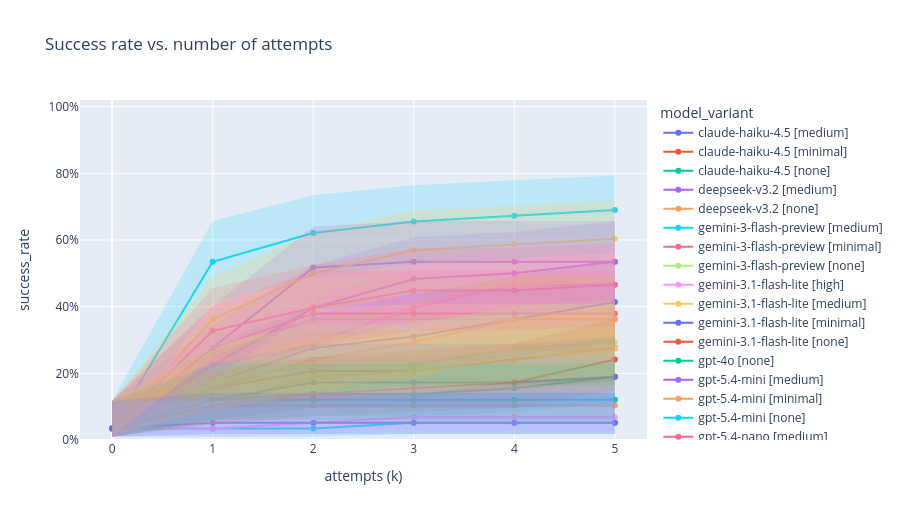

The notebook cell saved with this chart:
### Code cell
def line_with_error_band(df: pd.DataFrame, x: str, y: str, lower: str, upper: str, color: str, title: str) -> go.Figure:
    fig = px.line(df, x=x, y=y, color=color, markers=True, title=title)
    for trace in list(fig.data):
        sub = df[df[color] == trace.name].sort_values(x)
        xs = sub[x].to_list()
        ys_upper = sub[upper].clip(upper=1.0).to_list()
        ys_lower = sub[lower].clip(lower=0.0).to_list()
        rgb = trace.line.color.lstrip("#")
        r, g, b = (int(rgb[i : i + 2], 16) for i in (0, 2, 4))
        fig.add_trace(
            go.Scatter(
                x=xs + xs[::-1],
                y=ys_upper + ys_lower[::-1],
                fill="toself",
                fillcolor=f"rgba({r},{g},{b},0.2)",
                line=dict(color="rgba(255,255,255,0)"),
                hoverinfo="skip",
                showlegend=False,
                legendgroup=trace.name,
            )
        )
    fig.update_layout(yaxis_tickformat=",.0%", yaxis_range=[0, 1.02], width=900, height=520)
    return fig


fig = line_with_error_band(
    budget_df,
    x="budget",
    y="success_rate",
    lower="ci_low",
    upper="ci_high",
    color="model_variant",
    title="Success rate vs. number of attempts",
)
fig.update_xaxes(dtick=1, title="attempts (k)")
fig.write_image(PLOTS_DIR / "03_success_rate_vs_attempts.png", scale=2)
fig.show()

### Figure 1 — Plotly figure (JSON) as saved in the notebook; plotly's stock layout.template omitted (floating-point values rounded to 4 significant figures)
{"data": [{"hovertemplate": "model_variant=claude-haiku-4.5 [medium]<br>budget=%{x}<br>success_rate=%{y}<extra></extra>", "legendgroup": "claude-haiku-4.5 [medium]", "line": {"color": "#636efa", "dash": "solid"}, "marker": {"symbol": "circle"}, "mode": "lines+markers", "name": "claude-haiku-4.5 [medium]", "orientation": "v", "showlegend": true, "type": "scatter", "x": [0, 1, 2, 3, 4, 5], "xaxis": "x", "y": [0.03448, 0.1724, 0.2759, 0.3103, 0.3621, 0.4138], "yaxis": "y"}, {"hovertemplate": "model_variant=claude-haiku-4.5 [minimal]<br>budget=%{x}<br>success_rate=%{y}<extra></extra>", "legendgroup": "claude-haiku-4.5 [minimal]", "line": {"color": "#EF553B", "dash": "solid"}, "marker": {"symbol": "circle"}, "mode": "lines+markers", "name": "claude-haiku-4.5 [minimal]", "orientation": "v", "showlegend": true, "type": "scatter", "x": [0, 1, 2, 3, 4, 5], "xaxis": "x", "y": [0.03448, 0.1552, 0.2069, 0.2069, 0.2414, 0.2759], "yaxis": "y"}, {"hovertemplate": "model_variant=claude-haiku-4.5 [none]<br>budget=%{x}<br>success_rate=%{y}<extra></extra>", "legendgroup": "claude-haiku-4.5 [none]", "line": {"color": "#00cc96", "dash": "solid"}, "marker": {"symbol": "circle"}, "mode": "lines+markers", "name": "claude-haiku-4.5 [none]", "orientation": "v", "showlegend": true, "type": "scatter", "x": [0, 1, 2, 3, 4, 5], "xaxis": "x", "y": [0.03448, 0.1207, 0.1379, 0.1379, 0.1552, 0.1897], "yaxis": "y"}, {"hovertemplate": "model_variant=deepseek-v3.2 [medium]<br>budget=%{x}<br>success_rate=%{y}<extra></extra>", "legendgroup": "deepseek-v3.2 [medium]", "line": {"color": "#ab63fa", "dash": "solid"}, "marker": {"symbol": "circle"}, "mode": "lines+markers", "name": "deepseek-v3.2 [medium]", "orientation": "v", "showlegend": true, "type": "scatter", "x": [0, 1, 2, 3, 4, 5], "xaxis": "x", "y": [0.03448, 0.2241, 0.3966, 0.4828, 0.5, 0.5345], "yaxis": "y"}, {"hovertemplate": "model_variant=deepseek-v3.2 [none]<br>budget=%{x}<br>success_rate=%{y}<extra></extra>", "legendgroup": "deepseek-v3.2 [none]", "line": {"color": "#FFA15A", "dash": "solid"}, "marker": {"symbol": "circle"}, "mode": "lines+markers", "name": "deepseek-v3.2 [none]", "orientation": "v", "showlegend": true, "type": "scatter", "x": [0, 1, 2, 3, 4, 5], "xaxis": "x", "y": [0.03448, 0.1034, 0.1034, 0.1034, 0.1034, 0.1034], "yaxis": "y"}, {"hovertemplate": "model_variant=gemini-3-flash-preview [medium]<br>budget=%{x}<br>success_rate=%{y}<extra></extra>", "legendgroup": "gemini-3-flash-preview [medium]", "line": {"color": "#19d3f3", "dash": "solid"}, "marker": {"symbol": "circle"}, "mode": "lines+markers", "name": "gemini-3-flash-preview [medium]", "orientation": "v", "showlegend": true, "type": "scatter", "x": [0, 1, 2, 3, 4, 5], "xaxis": "x", "y": [0.03448, 0.5345, 0.6207, 0.6552, 0.6724, 0.6897], "yaxis": "y"}, {"hovertemplate": "model_variant=gemini-3-flash-preview [minimal]<br>budget=%{x}<br>success_rate=%{y}<extra></extra>", "legendgroup": "gemini-3-flash-preview [minimal]", "line": {"color": "#FF6692", "dash": "solid"}, "marker": {"symbol": "circle"}, "mode": "lines+markers", "name": "gemini-3-flash-preview [minimal]", "orientation": "v", "showlegend": true, "type": "scatter", "x": [0, 1, 2, 3, 4, 5], "xaxis": "x", "y": [0.03448, 0.2759, 0.3793, 0.3793, 0.3793, 0.3793], "yaxis": "y"}, {"hovertemplate": "model_variant=gemini-3-flash-preview [none]<br>budget=%{x}<br>success_rate=%{y}<extra></extra>", "legendgroup": "gemini-3-flash-preview [none]", "line": {"color": "#B6E880", "dash": "solid"}, "marker": {"symbol": "circle"}, "mode": "lines+markers", "name": "gemini-3-flash-preview [none]", "orientation": "v", "showlegend": true, "type": "scatter", "x": [0, 1, 2, 3, 4, 5], "xaxis": "x", "y": [0.03448, 0.2586, 0.3621, 0.3621, 0.3621, 0.3621], "yaxis": "y"}, {"hovertemplate": "model_variant=gemini-3.1-flash-lite [high]<br>budget=%{x}<br>success_rate=%{y}<extra></extra>", "legendgroup": "gemini-3.1-flash-lite [high]", "line": {"color": "#FF97FF", "dash": "solid"}, "marker": {"symbol": "circle"}, "mode": "lines+markers", "name": "gemini-3.1-flash-lite [high]", "orientation": "v", "showlegend": true, "type": "scatter", "x": [0, 1, 2, 3, 4, 5], "xaxis": "x", "y": [0.03448, 0.1897, 0.2931, 0.3966, 0.4655, 0.4655], "yaxis": "y"}, {"hovertemplate": "model_variant=gemini-3.1-flash-lite [medium]<br>budget=%{x}<br>success_rate=%{y}<extra></extra>", "legendgroup": "gemini-3.1-flash-lite [medium]", "line": {"color": "#FECB52", "dash": "solid"}, "marker": {"symbol": "circle"}, "mode": "lines+markers", "name": "gemini-3.1-flash-lite [medium]", "orientation": "v", "showlegend": true, "type": "scatter", "x": [0, 1, 2, 3, 4, 5], "xaxis": "x", "y": [0.03448, 0.1034, 0.1897, 0.2069, 0.2414, 0.2759], "yaxis": "y"}, {"hovertemplate": "model_variant=gemini-3.1-flash-lite [minimal]<br>budget=%{x}<br>success_rate=%{y}<extra></extra>", "legendgroup": "gemini-3.1-flash-lite [minimal]", "line": {"color": "#636efa", "dash": "solid"}, "marker": {"symbol": "circle"}, "mode": "lines+markers", "name": "gemini-3.1-flash-lite [minimal]", "orientation": "v", "showlegend": true, "type": "scatter", "x": [0, 1, 2, 3, 4, 5], "xaxis": "x", "y": [0.03448, 0.1207, 0.1724, 0.1724, 0.1724, 0.1897], "yaxis": "y"}, {"hovertemplate": "model_variant=gemini-3.1-flash-lite [none]<br>budget=%{x}<br>success_rate=%{y}<extra></extra>", "legendgroup": "gemini-3.1-flash-lite [none]", "line": {"color": "#EF553B", "dash": "solid"}, "marker": {"symbol": "circle"}, "mode": "lines+markers", "name": "gemini-3.1-flash-lite [none]", "orientation": "v", "showlegend": true, "type": "scatter", "x": [0, 1, 2, 3, 4, 5], "xaxis": "x", "y": [0.03448, 0.1034, 0.1379, 0.1552, 0.1724, 0.2414], "yaxis": "y"}, {"hovertemplate": "model_variant=gpt-4o [none]<br>budget=%{x}<br>success_rate=%{y}<extra></extra>", "legendgroup": "gpt-4o [none]", "line": {"color": "#00cc96", "dash": "solid"}, "marker": {"symbol": "circle"}, "mode": "lines+markers", "name": "gpt-4o [none]", "orientation": "v", "showlegend": true, "type": "scatter", "x": [0, 1, 2, 3, 4, 5], "xaxis": "x", "y": [0.03448, 0.1207, 0.1207, 0.1207, 0.1207, 0.1207], "yaxis": "y"}, {"hovertemplate": "model_variant=gpt-5.4-mini [medium]<br>budget=%{x}<br>success_rate=%{y}<extra></extra>", "legendgroup": "gpt-5.4-mini [medium]", "line": {"color": "#ab63fa", "dash": "solid"}, "marker": {"symbol": "circle"}, "mode": "lines+markers", "name": "gpt-5.4-mini [medium]", "orientation": "v", "showlegend": true, "type": "scatter", "x": [0, 1, 2, 3, 4, 5], "xaxis": "x", "y": [0.03448, 0.2759, 0.5172, 0.5345, 0.5345, 0.5345], "yaxis": "y"}, {"hovertemplate": "model_variant=gpt-5.4-mini [minimal]<br>budget=%{x}<br>success_rate=%{y}<extra></extra>", "legendgroup": "gpt-5.4-mini [minimal]", "line": {"color": "#FFA15A", "dash": "solid"}, "marker": {"symbol": "circle"}, "mode": "lines+markers", "name": "gpt-5.4-mini [minimal]", "orientation": "v", "showlegend": true, "type": "scatter", "x": [0, 1, 2, 3, 4, 5], "xaxis": "x", "y": [0.03448, 0.1552, 0.2414, 0.2931, 0.3621, 0.3621], "yaxis": "y"}, {"hovertemplate": "model_variant=gpt-5.4-mini [none]<br>budget=%{x}<br>success_rate=%{y}<extra></extra>", "legendgroup": "gpt-5.4-mini [none]", "line": {"color": "#19d3f3", "dash": "solid"}, "marker": {"symbol": "circle"}, "mode": "lines+markers", "name": "gpt-5.4-mini [none]", "orientation": "v", "showlegend": true, "type": "scatter", "x": [0, 1, 2, 3, 4, 5], "xaxis": "x", "y": [0.03448, 0.03448, 0.03448, 0.05172, 0.05172, 0.05172], "yaxis": "y"}, {"hovertemplate": "model_variant=gpt-5.4-nano [medium]<br>budget=%{x}<br>success_rate=%{y}<extra></extra>", "legendgroup": "gpt-5.4-nano [medium]", "line": {"color": "#FF6692", "dash": "solid"}, "marker": {"symbol": "circle"}, "mode": "lines+markers", "name": "gpt-5.4-nano [medium]", "orientation": "v", "showlegend": true, "type": "scatter", "x": [0, 1, 2, 3, 4, 5], "xaxis": "x", "y": [0.03448, 0.3276, 0.3966, 0.4483, 0.4483, 0.4655], "yaxis": "y"}, {"hovertemplate": "model_variant=gpt-5.4-nano [minimal]<br>budget=%{x}<br>success_rate=%{y}<extra></extra>", "legendgroup": "gpt-5.4-nano [minimal]", "line": {"color": "#B6E880", "dash": "solid"}, "marker": {"symbol": "circle"}, "mode": "lines+markers", "name": "gpt-5.4-nano [minimal]", "orientation": "v", "showlegend": true, "type": "scatter", "x": [0, 1, 2, 3, 4, 5], "xaxis": "x", "y": [0.03448, 0.1724, 0.2241, 0.2241, 0.2759, 0.2931], "yaxis": "y"}, {"hovertemplate": "model_variant=gpt-5.4-nano [none]<br>budget=%{x}<br>success_rate=%{y}<extra></extra>", "legendgroup": "gpt-5.4-nano [none]", "line": {"color": "#FF97FF", "dash": "solid"}, "marker": {"symbol": "circle"}, "mode": "lines+markers", "name": "gpt-5.4-nano [none]", "orientation": "v", "showlegend": true, "type": "scatter", "x": [0, 1, 2, 3, 4, 5], "xaxis": "x", "y": [0.03448, 0.03448, 0.05172, 0.06897, 0.06897, 0.06897], "yaxis": "y"}, {"hovertemplate": "model_variant=grok-4.1-fast [medium]<br>budget=%{x}<br>success_rate=%{y}<extra></extra>", "legendgroup": "grok-4.1-fast [medium]", "line": {"color": "#FECB52", "dash": "solid"}, "marker": {"symbol": "circle"}, "mode": "lines+markers", "name": "grok-4.1-fast [medium]", "orientation": "v", "showlegend": true, "type": "scatter", "x": [0, 1, 2, 3, 4, 5], "xaxis": "x", "y": [0.03448, 0.3621, 0.5, 0.569, 0.5862, 0.6034], "yaxis": "y"}, {"hovertemplate": "model_variant=grok-4.1-fast [none]<br>budget=%{x}<br>success_rate=%{y}<extra></extra>", "legendgroup": "grok-4.1-fast [none]", "line": {"color": "#636efa", "dash": "solid"}, "marker": {"symbol": "circle"}, "mode": "lines+markers", "name": "grok-4.1-fast [none]", "orientation": "v", "showlegend": true, "type": "scatter", "x": [0, 1, 2, 3, 4, 5], "xaxis": "x", "y": [0.03448, 0.05172, 0.05172, 0.05172, 0.05172, 0.05172], "yaxis": "y"}, {"fill": "toself", "fillcolor": "rgba(99,110,250,0.2)", "hoverinfo": "skip", "legendgroup": "claude-haiku-4.5 [medium]", "line": {"color": "rgba(255,255,255,0)"}, "showlegend": false, "type": "scatter", "x": [0, 1, 2, 3, 4, 5, 5, 4, 3, 2, 1, 0], "y": [0.1173, 0.2891, 0.402, 0.438, 0.4907, 0.542, 0.2963, 0.2505, 0.2062, 0.1775, 0.09644, 0.009508]}, {"fill": "toself", "fillcolor": "rgba(239,85,59,0.2)", "hoverinfo": "skip", "legendgroup": "claude-haiku-4.5 [minimal]", "line": {"color": "rgba(255,255,255,0)"}, "showlegend": false, "type": "scatter", "x": [0, 1, 2, 3, 4, 5, 5, 4, 3, 2, 1, 0], "y": [0.1173, 0.2693, 0.3277, 0.3277, 0.3653, 0.402, 0.1775, 0.1496, 0.1225, 0.1225, 0.08384, 0.009508]}, {"fill": "toself", "fillcolor": "rgba(0,204,150,0.2)", "hoverinfo": "skip", "legendgroup": "claude-haiku-4.5 [none]", "line": {"color": "rgba(255,255,255,0)"}, "showlegend": false, "type": "scatter", "x": [0, 1, 2, 3, 4, 5, 5, 4, 3, 2, 1, 0], "y": [0.1173, 0.2288, 0.2493, 0.2493, 0.2693, 0.3085, 0.1093, 0.08384, 0.07158, 0.07158, 0.05971, 0.009508]}, {"fill": "toself", "fillcolor": "rgba(171,99,250,0.2)", "hoverinfo": "skip", "legendgroup": "deepseek-v3.2 [medium]", "line": {"color": "rgba(255,255,255,0)"}, "showlegend": false, "type": "scatter", "x": [0, 1, 2, 3, 4, 5, 5, 4, 3, 2, 1, 0], "y": [0.1173, 0.3466, 0.5251, 0.6084, 0.6246, 0.6567, 0.408, 0.3754, 0.3593, 0.2809, 0.1359, 0.009508]}, {"fill": "toself", "fillcolor": "rgba(255,161,90,0.2)", "hoverinfo": "skip", "legendgroup": "deepseek-v3.2 [none]", "line": {"color": "rgba(255,255,255,0)"}, "showlegend": false, "type": "scatter", "x": [0, 1, 2, 3, 4, 5, 5, 4, 3, 2, 1, 0], "y": [0.1173, 0.2079, 0.2079, 0.2079, 0.2079, 0.2079, 0.04828, 0.04828, 0.04828, 0.04828, 0.04828, 0.009508]}, {"fill": "toself", "fillcolor": "rgba(25,211,243,0.2)", "hoverinfo": "skip", "legendgroup": "gemini-3-flash-preview [medium]", "line": {"color": "rgba(255,255,255,0)"}, "showlegend": false, "type": "scatter", "x": [0, 1, 2, 3, 4, 5, 5, 4, 3, 2, 1, 0], "y": [0.1173, 0.6567, 0.7344, 0.7644, 0.7792, 0.7938, 0.562, 0.5442, 0.5267, 0.492, 0.408, 0.009508]}, {"fill": "toself", "fillcolor": "rgba(255,102,146,0.2)", "hoverinfo": "skip", "legendgroup": "gemini-3-flash-preview [minimal]", "line": {"color": "rgba(255,255,255,0)"}, "showlegend": false, "type": "scatter", "x": [0, 1, 2, 3, 4, 5, 5, 4, 3, 2, 1, 0], "y": [0.1173, 0.402, 0.508, 0.508, 0.508, 0.508, 0.2656, 0.2656, 0.2656, 0.2656, 0.1775, 0.009508]}, {"fill": "toself", "fillcolor": "rgba(182,232,128,0.2)", "hoverinfo": "skip", "legendgroup": "gemini-3-flash-preview [none]", "line": {"color": "rgba(255,255,255,0)"}, "showlegend": false, "type": "scatter", "x": [0, 1, 2, 3, 4, 5, 5, 4, 3, 2, 1, 0], "y": [0.1173, 0.3838, 0.4907, 0.4907, 0.4907, 0.4907, 0.2505, 0.2505, 0.2505, 0.2505, 0.1635, 0.009508]}, {"fill": "toself", "fillcolor": "rgba(255,151,255,0.2)", "hoverinfo": "skip", "legendgroup": "gemini-3.1-flash-lite [high]", "line": {"color": "rgba(255,255,255,0)"}, "showlegend": false, "type": "scatter", "x": [0, 1, 2, 3, 4, 5, 5, 4, 3, 2, 1, 0], "y": [0.1173, 0.3085, 0.4201, 0.5251, 0.592, 0.592, 0.3433, 0.3433, 0.2809, 0.1918, 0.1093, 0.009508]}, {"fill": "toself", "fillcolor": "rgba(254,203,82,0.2)", "hoverinfo": "skip", "legendgroup": "gemini-3.1-flash-lite [medium]", "line": {"color": "rgba(255,255,255,0)"}, "showlegend": false, "type": "scatter", "x": [0, 1, 2, 3, 4, 5, 5, 4, 3, 2, 1, 0], "y": [0.1173, 0.2079, 0.3085, 0.3277, 0.3653, 0.402, 0.1775, 0.1496, 0.1225, 0.1093, 0.04828, 0.009508]}, {"fill": "toself", "fillcolor": "rgba(99,110,250,0.2)", "hoverinfo": "skip", "legendgroup": "gemini-3.1-flash-lite [minimal]", "line": {"color": "rgba(255,255,255,0)"}, "showlegend": false, "type": "scatter", "x": [0, 1, 2, 3, 4, 5, 5, 4, 3, 2, 1, 0], "y": [0.1173, 0.2288, 0.2891, 0.2891, 0.2891, 0.3085, 0.1093, 0.09644, 0.09644, 0.09644, 0.05971, 0.009508]}, {"fill": "toself", "fillcolor": "rgba(239,85,59,0.2)", "hoverinfo": "skip", "legendgroup": "gemini-3.1-flash-lite [none]", "line": {"color": "rgba(255,255,255,0)"}, "showlegend": false, "type": "scatter", "x": [0, 1, 2, 3, 4, 5, 5, 4, 3, 2, 1, 0], "y": [0.1173, 0.2079, 0.2493, 0.2693, 0.2891, 0.3653, 0.1496, 0.09644, 0.08384, 0.07158, 0.04828, 0.009508]}, {"fill": "toself", "fillcolor": "rgba(0,204,150,0.2)", "hoverinfo": "skip", "legendgroup": "gpt-4o [none]", "line": {"color": "rgba(255,255,255,0)"}, "showlegend": false, "type": "scatter", "x": [0, 1, 2, 3, 4, 5, 5, 4, 3, 2, 1, 0], "y": [0.1173, 0.2288, 0.2288, 0.2288, 0.2288, 0.2288, 0.05971, 0.05971, 0.05971, 0.05971, 0.05971, 0.009508]}, {"fill": "toself", "fillcolor": "rgba(171,99,250,0.2)", "hoverinfo": "skip", "legendgroup": "gpt-5.4-mini [medium]", "line": {"color": "rgba(255,255,255,0)"}, "showlegend": false, "type": "scatter", "x": [0, 1, 2, 3, 4, 5, 5, 4, 3, 2, 1, 0], "y": [0.1173, 0.402, 0.6407, 0.6567, 0.6567, 0.6567, 0.408, 0.408, 0.408, 0.3916, 0.1775, 0.009508]}, {"fill": "toself", "fillcolor": "rgba(255,161,90,0.2)", "hoverinfo": "skip", "legendgroup": "gpt-5.4-mini [minimal]", "line": {"color": "rgba(255,255,255,0)"}, "showlegend": false, "type": "scatter", "x": [0, 1, 2, 3, 4, 5, 5, 4, 3, 2, 1, 0], "y": [0.1173, 0.2693, 0.3653, 0.4201, 0.4907, 0.4907, 0.2505, 0.2505, 0.1918, 0.1496, 0.08384, 0.009508]}, {"fill": "toself", "fillcolor": "rgba(25,211,243,0.2)", "hoverinfo": "skip", "legendgroup": "gpt-5.4-mini [none]", "line": {"color": "rgba(255,255,255,0)"}, "showlegend": false, "type": "scatter", "x": [0, 1, 2, 3, 4, 5, 5, 4, 3, 2, 1, 0], "y": [0.1173, 0.1173, 0.1173, 0.1414, 0.1414, 0.1414, 0.01775, 0.01775, 0.01775, 0.009508, 0.009508, 0.009508]}, {"fill": "toself", "fillcolor": "rgba(255,102,146,0.2)", "hoverinfo": "skip", "legendgroup": "gpt-5.4-nano [medium]", "line": {"color": "rgba(255,255,255,0)"}, "showlegend": false, "type": "scatter", "x": [0, 1, 2, 3, 4, 5, 5, 4, 3, 2, 1, 0], "y": [0.1173, 0.4558, 0.5251, 0.5755, 0.5755, 0.592, 0.3433, 0.3275, 0.3275, 0.2809, 0.2208, 0.009508]}, {"fill": "toself", "fillcolor": "rgba(182,232,128,0.2)", "hoverinfo": "skip", "legendgroup": "gpt-5.4-nano [minimal]", "line": {"color": "rgba(255,255,255,0)"}, "showlegend": false, "type": "scatter", "x": [0, 1, 2, 3, 4, 5, 5, 4, 3, 2, 1, 0], "y": [0.1173, 0.2891, 0.3466, 0.3466, 0.402, 0.4201, 0.1918, 0.1775, 0.1359, 0.1359, 0.09644, 0.009508]}, {"fill": "toself", "fillcolor": "rgba(255,151,255,0.2)", "hoverinfo": "skip", "legendgroup": "gpt-5.4-nano [none]", "line": {"color": "rgba(255,255,255,0)"}, "showlegend": false, "type": "scatter", "x": [0, 1, 2, 3, 4, 5, 5, 4, 3, 2, 1, 0], "y": [0.1173, 0.1173, 0.1414, 0.1643, 0.1643, 0.1643, 0.02714, 0.02714, 0.02714, 0.01775, 0.009508, 0.009508]}, {"fill": "toself", "fillcolor": "rgba(254,203,82,0.2)", "hoverinfo": "skip", "legendgroup": "grok-4.1-fast [medium]", "line": {"color": "rgba(255,255,255,0)"}, "showlegend": false, "type": "scatter", "x": [0, 1, 2, 3, 4, 5, 5, 4, 3, 2, 1, 0], "y": [0.1173, 0.4907, 0.6246, 0.6882, 0.7037, 0.7191, 0.4749, 0.458, 0.4412, 0.3754, 0.2505, 0.009508]}, {"fill": "toself", "fillcolor": "rgba(99,110,250,0.2)", "hoverinfo": "skip", "legendgroup": "grok-4.1-fast [none]", "line": {"color": "rgba(255,255,255,0)"}, "showlegend": false, "type": "scatter", "x": [0, 1, 2, 3, 4, 5, 5, 4, 3, 2, 1, 0], "y": [0.1173, 0.1414, 0.1414, 0.1414, 0.1414, 0.1414, 0.01775, 0.01775, 0.01775, 0.01775, 0.01775, 0.009508]}], "layout": {"height": 520, "legend": {"title": {"text": "model_variant"}, "tracegroupgap": 0}, "title": {"text": "Success rate vs. number of attempts"}, "width": 900, "xaxis": {"anchor": "y", "domain": [0, 1], "dtick": 1, "title": {"text": "attempts (k)"}}, "yaxis": {"anchor": "x", "domain": [0, 1], "range": [0, 1.02], "tickformat": ",.0%", "title": {"text": "success_rate"}}}}
